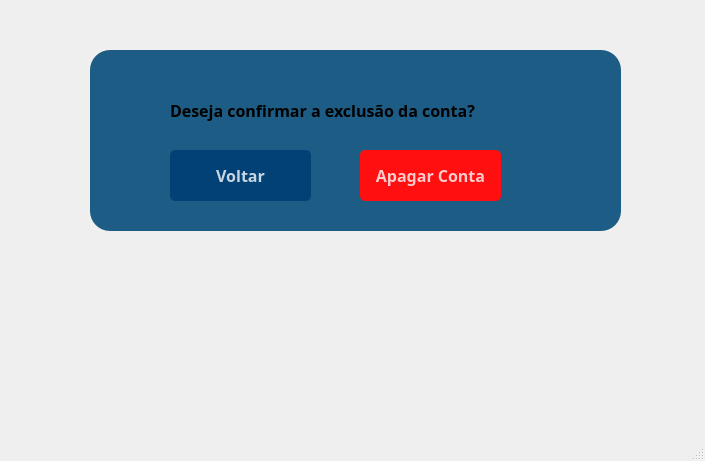
<?xml version="1.0" encoding="UTF-8"?>
<ui version="4.0">
 <class>MainWindow</class>
 <widget class="QMainWindow" name="MainWindow">
  <property name="geometry">
   <rect>
    <x>0</x>
    <y>0</y>
    <width>705</width>
    <height>461</height>
   </rect>
  </property>
  <property name="windowTitle">
   <string>MainWindow</string>
  </property>
  <widget class="QWidget" name="centralwidget">
   <widget class="QWidget" name="widget" native="true">
    <property name="geometry">
     <rect>
      <x>90</x>
      <y>50</y>
      <width>531</width>
      <height>181</height>
     </rect>
    </property>
    <property name="styleSheet">
     <string notr="true">background-color: rgb(29, 92, 132);
border-radius:20px;</string>
    </property>
    <widget class="QLabel" name="msg_label">
     <property name="geometry">
      <rect>
       <x>120</x>
       <y>290</y>
       <width>281</width>
       <height>16</height>
      </rect>
     </property>
     <property name="text">
      <string/>
     </property>
    </widget>
    <widget class="QPushButton" name="apagarconta_botao2">
     <property name="geometry">
      <rect>
       <x>270</x>
       <y>100</y>
       <width>141</width>
       <height>51</height>
      </rect>
     </property>
     <property name="font">
      <font>
       <family>Arial Black</family>
       <pointsize>12</pointsize>
       <weight>75</weight>
       <bold>true</bold>
      </font>
     </property>
     <property name="styleSheet">
      <string notr="true">
QPushButton#apagarconta_botao2{
background-color:rgb(255, 15, 15);
color:rgba(255, 255, 255, 200);
border-radius:5px;
}

QPushButton#apagarconta_botao2:pressed{
padding-left:5px;
padding-top:5px;
background-color:qlineargradient(spread:pad, x1:1, y1:1, x2:1, y2:0, stop:0 rgba(66, 199, 255, 100), stop:1 rgba(255, 255, 255, 100));
}

QPushButton#apagarconta_botao2{
background-color:rgb(255, 15, 15)
}
</string>
     </property>
     <property name="text">
      <string>Apagar Conta</string>
     </property>
    </widget>
    <widget class="QPushButton" name="voltar_botao">
     <property name="geometry">
      <rect>
       <x>80</x>
       <y>100</y>
       <width>141</width>
       <height>51</height>
      </rect>
     </property>
     <property name="font">
      <font>
       <family>Arial Black</family>
       <pointsize>12</pointsize>
       <weight>75</weight>
       <bold>true</bold>
      </font>
     </property>
     <property name="styleSheet">
      <string notr="true">
QPushButton#voltar_botao{
background-color:rgba(2, 65, 118, 255);
color:rgba(255, 255, 255, 200);
border-radius:5px;
}

QPushButton#voltar_botao:pressed{
padding-left:5px;
padding-top:5px;
background-color:qlineargradient(spread:pad, x1:1, y1:1, x2:1, y2:0, stop:0 rgba(66, 199, 255, 100), stop:1 rgba(255, 255, 255, 100));
}

QPushButton#voltar_botao{
background-color:rgba(2, 65, 118, 255);
}
</string>
     </property>
     <property name="text">
      <string>Voltar</string>
     </property>
    </widget>
    <widget class="QLabel" name="name_label">
     <property name="geometry">
      <rect>
       <x>140</x>
       <y>20</y>
       <width>111</width>
       <height>21</height>
      </rect>
     </property>
     <property name="font">
      <font>
       <family>Arial Black</family>
       <pointsize>12</pointsize>
       <weight>75</weight>
       <bold>true</bold>
      </font>
     </property>
     <property name="styleSheet">
      <string notr="true">background-color: 0</string>
     </property>
     <property name="text">
      <string/>
     </property>
    </widget>
    <widget class="QLabel" name="labelSaldo_2">
     <property name="geometry">
      <rect>
       <x>100</x>
       <y>130</y>
       <width>101</width>
       <height>21</height>
      </rect>
     </property>
     <property name="font">
      <font>
       <family>Arial Black</family>
       <pointsize>12</pointsize>
       <weight>75</weight>
       <bold>true</bold>
      </font>
     </property>
     <property name="styleSheet">
      <string notr="true">background-color: 0</string>
     </property>
     <property name="text">
      <string/>
     </property>
    </widget>
    <widget class="QLabel" name="faturaLabel_2">
     <property name="geometry">
      <rect>
       <x>80</x>
       <y>160</y>
       <width>71</width>
       <height>21</height>
      </rect>
     </property>
     <property name="font">
      <font>
       <family>Arial Black</family>
       <pointsize>12</pointsize>
       <weight>75</weight>
       <bold>true</bold>
      </font>
     </property>
     <property name="styleSheet">
      <string notr="true">background-color: 0</string>
     </property>
     <property name="text">
      <string/>
     </property>
    </widget>
    <widget class="QLabel" name="labelSaldo">
     <property name="geometry">
      <rect>
       <x>80</x>
       <y>50</y>
       <width>351</width>
       <height>21</height>
      </rect>
     </property>
     <property name="font">
      <font>
       <family>Arial Black</family>
       <pointsize>12</pointsize>
       <weight>75</weight>
       <bold>true</bold>
      </font>
     </property>
     <property name="styleSheet">
      <string notr="true">background-color: 0</string>
     </property>
     <property name="text">
      <string>Deseja confirmar a exclusão da conta?</string>
     </property>
    </widget>
   </widget>
  </widget>
  <widget class="QMenuBar" name="menubar">
   <property name="geometry">
    <rect>
     <x>0</x>
     <y>0</y>
     <width>705</width>
     <height>21</height>
    </rect>
   </property>
  </widget>
  <widget class="QStatusBar" name="statusbar"/>
 </widget>
 <resources/>
 <connections/>
</ui>
